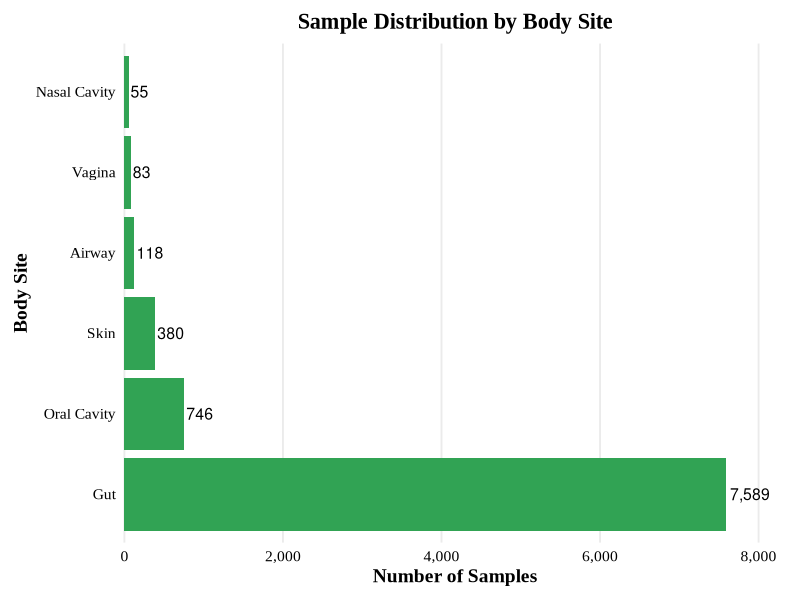
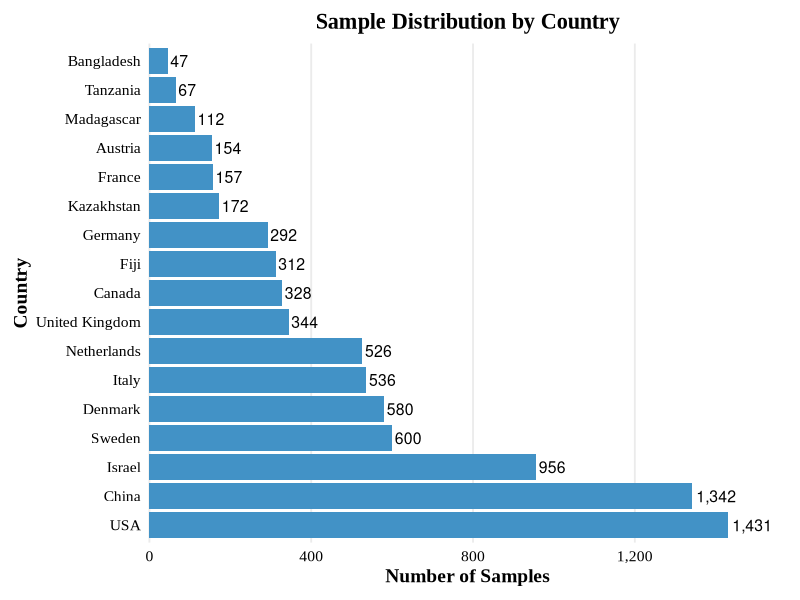

These figures' R source, in order:
## ---- chunk 1
library(ggplot2)
library(dplyr)
library(scales)
library(RColorBrewer)

body_site_data <- data.frame(
  Body_Site = c("Gut", "Oral Cavity", "Skin", "Airway", "Nasal Cavity", "Vagina"),
  Number_of_Samples = c(7589, 746, 380, 118, 55, 83)
)

body_site_data <- body_site_data %>%
  arrange(desc(Number_of_Samples))

body_site_data$Body_Site <- factor(body_site_data$Body_Site, 
                                   levels = body_site_data$Body_Site)

palette <- brewer.pal(n = 6, name = "Greens")

ggplot(body_site_data, aes(x = Number_of_Samples, y = Body_Site)) +
  geom_bar(stat = "identity", fill = palette[5]) +
  geom_text(aes(label = comma(Number_of_Samples)), 
            hjust = -0.1, 
            size = 4, 
            color = "black") +
  scale_x_continuous(labels = comma, 
                     expand = expansion(mult = c(0, 0.1))) +
  labs(
    title = "Sample Distribution by Body Site",
    x = "Number of Samples",
    y = "Body Site"
  ) +
  theme_minimal(base_size = 14, base_family = "Times New Roman") +
  theme(
    plot.title = element_text(face = "bold", size = 16, hjust = 0.5),
    axis.title = element_text(face = "bold"),
    axis.text = element_text(color = "black"),
    panel.grid.major.y = element_blank(),
    panel.grid.minor = element_blank(),
    plot.margin = margin(10, 10, 10, 10)
  ) +
  coord_cartesian(clip = "off")
## ---- chunk 2
library(ggplot2)
library(dplyr)
library(scales)
library(ggtext)
library(RColorBrewer)

country_sample_data <- data.frame(
  Country = c("Austria", "Canada", "China", "Denmark", "France", "Germany", "Israel", 
              "Italy", "Kazakhstan", "Madagascar", "Netherlands", "Sweden", "USA", 
              "Bangladesh", "Fiji", "United Kingdom", "Tanzania"),
  Number_of_Samples = c(154, 328, 1342, 580, 157, 292, 956, 536, 172, 112, 526, 
                        600, 1431, 47, 312, 344, 67)
)

country_sample_data <- country_sample_data %>%
  arrange(desc(Number_of_Samples))

country_sample_data$Country <- factor(country_sample_data$Country, 
                                     levels = country_sample_data$Country)

palette <- brewer.pal(n = 8, name = "Blues")

ggplot(country_sample_data, aes(x = Number_of_Samples, y = Country)) +
  geom_bar(stat = "identity", fill = palette[6]) +
  geom_text(aes(label = comma(Number_of_Samples)), 
            hjust = -0.1, 
            size = 4, 
            color = "black") +
  scale_x_continuous(labels = comma, 
                     expand = expansion(mult = c(0, 0.1))) +
  labs(
    title = "Sample Distribution by Country",
    x = "Number of Samples",
    y = "Country"
  ) +
  theme_minimal(base_size = 14, base_family = "Times New Roman") +
  theme(
    plot.title = element_text(face = "bold", size = 16, hjust = 0.5),
    axis.title = element_text(face = "bold"),
    axis.text = element_text(color = "black"),
    panel.grid.major.y = element_blank(),
    panel.grid.minor = element_blank(),
    plot.margin = margin(10, 10, 10, 10)
  ) +
  coord_cartesian(clip = "off")
